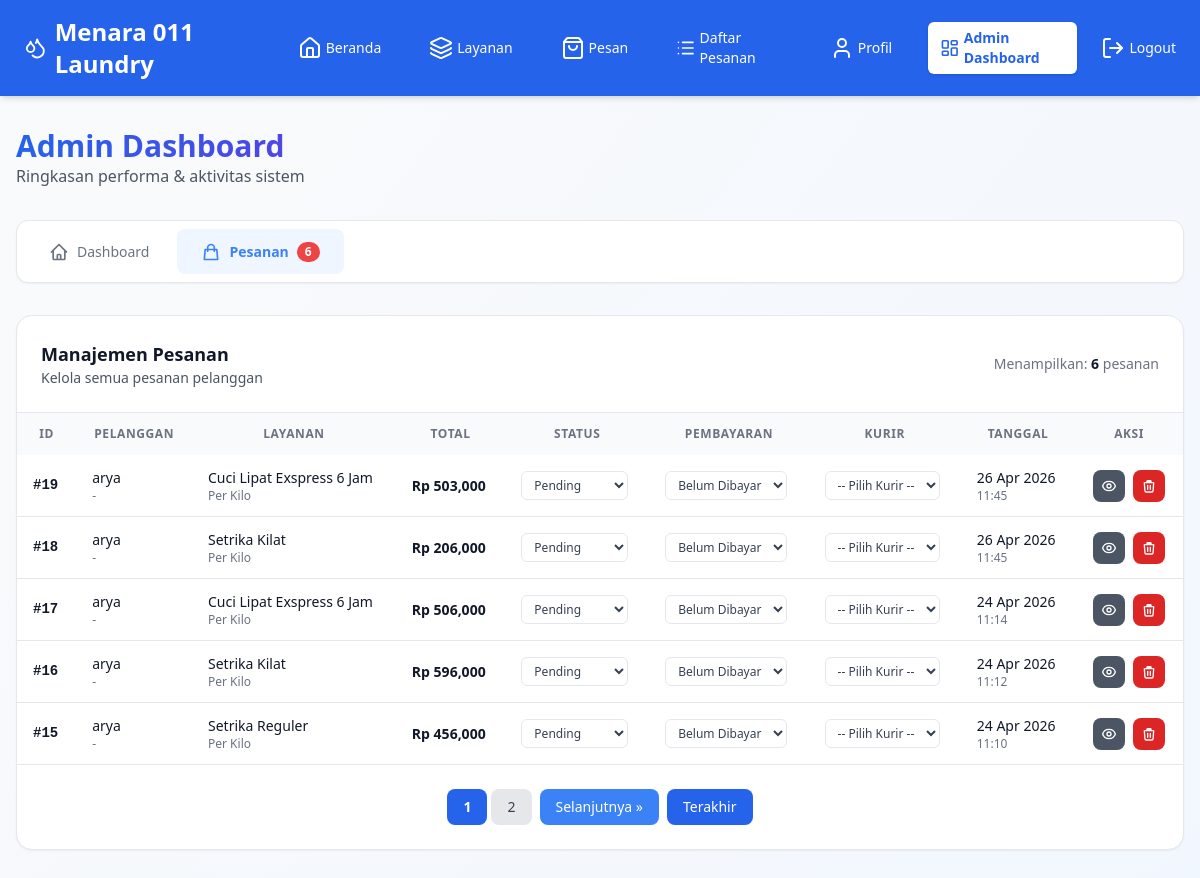
The app's page /accounts/admin/dashboard/?tab=orders&orders_page=1 (signed in) with its own data.
### orders/models.py (models this page shows, shortened)
class Order(models.Model):
    ORDER_STATUS_CHOICES = [
        ('pending', 'Pending'),
        ('picked_up', 'Diambil'),
        ('processing', 'Diproses'),
        ('ready', 'Siap Diantar'),
        ('delivered', 'Selesai'),
        ('cancelled', 'Dibatalkan'),
    ]
    PAYMENT_STATUS_CHOICES = [
        ('unpaid', 'Belum Dibayar'),
        ('paid', 'Dibayar'),
    ]
    PAYMENT_CHOICES = [
        ('cod', 'Bayar di Tempat (COD/Tunai)'),
        ('qris', 'QRIS / Transfer Online'),
    ]
    customer = models.ForeignKey(
        settings.AUTH_USER_MODEL,
        on_delete=models.CASCADE,
        related_name='orders'
    )
    service = models.ForeignKey(Service, on_delete=models.PROTECT, null=True, blank=True)
    notified_customer = models.BooleanField(default=False)
    weight = models.DecimalField(max_digits=6, decimal_places=2, null=True, blank=True)
    price_total = models.DecimalField(max_digits=12, decimal_places=2)
    discount_percent = models.DecimalField(max_digits=5, decimal_places=2, null=True, blank=True)
    pickup_address = models.TextField()
    latitude = models.FloatField()
    longitude = models.FloatField()
    scheduled_pickup = models.DateTimeField()
    order_status = models.CharField(max_length=20, choices=ORDER_STATUS_CHOICES, default='pending')
    payment_status = models.CharField(max_length=20, choices=PAYMENT_STATUS_CHOICES, default='unpaid')
    payment_method = models.CharField(max_length=10, choices=PAYMENT_CHOICES, default='cod')
    snap_token = models.CharField(max_length=255, blank=True, null=True)
    transaction_id = models.CharField(max_length=100, blank=True, null=True)
    created_at = models.DateTimeField(auto_now_add=True)
    updated_at = models.DateTimeField(auto_now=True)
    assigned_courier = models.ForeignKey(
        settings.AUTH_USER_MODEL,
        on_delete=models.SET_NULL,
        null=True,
        blank=True,
        related_name='assigned_orders'
    )
    cart_data = models.JSONField(null=True, blank=True, default=dict)

### accounts/models.py (models this page shows, shortened)
class User(AbstractUser):
    is_customer = models.BooleanField(default=True, verbose_name="Pelanggan")
    is_courier = models.BooleanField(default=False, verbose_name="Kurir")
    is_staff_member = models.BooleanField(default=False, verbose_name="Staff")
    email = models.EmailField(blank=True, null=True, verbose_name="Email")  # Email tidak wajib
    phone = models.CharField(
        max_length=15,  # Maksimal 15 digit untuk nomor HP Indonesia
        unique=True,  # Nomor HP harus unik
        validators=[
            RegexValidator(
                regex=r'^[0-9]{10,15}$',
                message='Nomor HP harus berupa angka dan minimal 10 digit'
            )
        ],
        verbose_name="Nomor WhatsApp"
    )
    address = models.TextField(blank=True, null=True, verbose_name="Alamat")
    is_verified = models.BooleanField(default=False, verbose_name="Terverifikasi")
    class Meta:
        verbose_name = "Pengguna"
        verbose_name_plural = "Pengguna"
        ordering = ['-date_joined']
    def get_full_name(self):
        if self.first_name or self.last_name:
            return f"{self.first_name} {self.last_name}".strip()
        return self.username

### services/models.py (models this page shows, shortened)
class Service(models.Model):
    SERVICE_TYPE_CHOICES = [
        ('per_kilo', 'Per Kilo'),
        ('per_item', 'Per Item'),
    ]
    DURATION_CHOICES = [
        ('reguler', 'Reguler ( -3 hari)'),
        ('kilat', 'Kilat (1 hari)'),
        ('express', 'Express (6 jam)'),
        ('express1', 'Express (3 jam)'),
    ]
    name = models.CharField(max_length=100)
    description = models.TextField(blank=True, null=True)
    price = models.DecimalField(max_digits=10, decimal_places=2)
    type = models.CharField(max_length=20, choices=SERVICE_TYPE_CHOICES)
    duration = models.CharField(max_length=20, choices=DURATION_CHOICES, default='biasa')
    image = models.ImageField(upload_to='service_images/', blank=True, null=True)

### accounts/views.py (the view)
# urls.py: path('admin/dashboard/', views.admin_dashboard, name='admin_dashboard'),
@login_required
def admin_dashboard(request):
    if not request.user.is_staff:
        return redirect('accounts:home')
    active_tab = request.GET.get('tab', 'dashboard')
    total_users = User.objects.count()
    total_orders = Order.objects.count()
    total_services = Service.objects.count()
    couriers = User.objects.filter(is_courier=True)
    total_couriers = couriers.count()
    paid_orders = Order.objects.filter(payment_status="paid")
    total_income = paid_orders.aggregate(total=Sum("price_total"))["total"] or 0
    today = now().date()
    today_income = paid_orders.filter(created_at__date=today).aggregate(total=Sum("price_total"))["total"] or 0
    total_transactions = paid_orders.count()
    income_chart_labels = []
    income_chart_data = []
    for i in range(6, -1, -1):  # 7 hari ke belakang
        day = today - timedelta(days=i)
        income_day = paid_orders.filter(created_at__date=day).aggregate(total=Sum("price_total"))["total"] or 0
        income_chart_labels.append(day.strftime("%d %b"))  # Contoh: "10 Okt"
        income_chart_data.append(float(income_day))
    recent_orders_list = Order.objects.select_related(
        "customer", "service", "assigned_courier"
    ).order_by("-created_at")
    recent_transactions_list = paid_orders.select_related("customer").order_by("-created_at")
    orders_page_number = request.GET.get("orders_page", 1)
    transactions_page_number = request.GET.get("transactions_page", 1)
    orders_paginator = Paginator(recent_orders_list, 5)  # 5 item per halaman
    transactions_paginator = Paginator(recent_transactions_list, 5)
    recent_orders = orders_paginator.get_page(orders_page_number)
    recent_transactions = transactions_paginator.get_page(transactions_page_number)
    context = {
        'active_tab': active_tab,
        "total_users": total_users,
        "total_orders": total_orders,
        "total_services": total_services,
        "total_couriers": total_couriers,
        "total_income": total_income,
        "today_income": today_income,
        "total_transactions": total_transactions,
        "recent_orders": recent_orders,
        "recent_transactions": recent_transactions,
        "couriers": couriers,
        "income_chart_labels": income_chart_labels,
        "income_chart_data": income_chart_data,
        "orders_paginator": orders_paginator,
        "transactions_paginator": transactions_paginator,
    }
    if active_tab == 'orders':
        context['active_tab'] = 'orders'
    return render(request, "accounts/admin_dashboard.html", context)

### accounts/templates/accounts/admin_dashboard.html (shortened to what this page needs)
{% extends 'base.html' %}
{% load static %}
{% load humanize %}
{% block content %}
<div class="min-h-screen bg-gradient-to-br from-gray-50 to-blue-50 py-4 sm:py-8 px-3 sm:px-4"
     x-data="{
       activeTab: '{{ active_tab|default:"dashboard" }}',
       showDetailModal: false,
       selectedOrderId: null,
       showDeleteModal: false,
       deleteOrderId: null,
       deleteOrderNumber: null
     }"
     x-init="
        const urlParams = new URLSearchParams(window.location.search);
        const tabParam = urlParams.get('tab');
        if (tabParam) activeTab = tabParam;
     ">
  <div class="max-w-7xl mx-auto">
    <div class="mb-6 sm:mb-8">
      <div class="flex flex-col sm:flex-row sm:items-center justify-between gap-4">
        <div>
          <h1 class="text-2xl sm:text-3xl font-bold text-gray-900">
            <span class="bg-gradient-to-r from-blue-600 to-indigo-600 bg-clip-text text-transparent">
            </span>
          </h1>
          <p class="text-sm sm:text-base text-gray-600">Ringkasan performa & aktivitas sistem</p>
        </div>
      </div>
    </div>
    <div class="hidden sm:flex gap-1 bg-white p-2 rounded-xl shadow-sm border border-gray-200 mb-8">
      <button @click="activeTab = 'dashboard'"
              :class="activeTab === 'dashboard' ? 'desktop-tab-active' : 'desktop-tab'">
        <svg class="w-5 h-5 mr-2" fill="none" stroke="currentColor" viewBox="0 0 24 24">
          <path stroke-linecap="round" stroke-linejoin="round" stroke-width="2" d="M3 12l2-2m0 0l7-7 7 7M5 10v10a1 1 0 001 1h3m10-11l2 2m-2-2v10a1 1 0 01-1 1h-3m-6 0a1 1 0 001-1v-4a1 1 0 011-1h2a1 1 0 011 1v4a1 1 0 001 1m-6 0h6"/>
        </svg>
        Dashboard
      </button>
      <button @click="activeTab = 'orders'"
              :class="activeTab === 'orders' ? 'desktop-tab-active' : 'desktop-tab'">
        <svg class="w-5 h-5 mr-2" fill="none" stroke="currentColor" viewBox="0 0 24 24">
          <path stroke-linecap="round" stroke-linejoin="round" stroke-width="2" d="M16 11V7a4 4 0 00-8 0v4M5 9h14l1 12H4L5 9z"/>
        </svg>
        Pesanan
        <span class="ml-2 px-2 py-0.5 bg-red-500 text-white text-xs rounded-full">
          {{ recent_orders.paginator.count }}
        </span>
      </button>
    </div>
    <div x-show="activeTab === 'orders'" x-transition>
      <div class="bg-white rounded-xl sm:rounded-2xl shadow-sm border border-gray-200 overflow-hidden">
        <div class="p-4 sm:p-6 border-b border-gray-200">
          <div class="flex flex-col sm:flex-row sm:items-center justify-between gap-4">
            <div>
              <h3 class="text-lg font-bold text-gray-900">Manajemen Pesanan</h3>
              <p class="text-sm text-gray-600">Kelola semua pesanan pelanggan</p>
            </div>
            <div class="flex items-center gap-2">
              <span class="text-sm text-gray-500">
                Menampilkan:
                <span class="font-semibold text-gray-900">{{ recent_orders.paginator.count }}</span> pesanan
              </span>
            </div>
          </div>
        </div>
        <div class="hidden sm:block overflow-x-auto">
          <table class="w-full">
            <thead class="bg-gray-50">
              <tr>
                <th class="table-th">ID</th>
                <th class="table-th">Pelanggan</th>
                <th class="table-th">Layanan</th>
                <th class="table-th">Total</th>
                <th class="table-th">Status</th>
                <th class="table-th">Pembayaran</th>
                <th class="table-th">Kurir</th>
                <th class="table-th">Tanggal</th>
                <th class="table-th text-center">Aksi</th>
              </tr>
            </thead>
            <tbody class="divide-y divide-gray-200">
              {% for order in recent_orders %}
              <tr class="hover:bg-blue-50 transition-colors">
                <td class="table-td">
                  <div class="font-mono font-bold text-gray-900">#{{ order.id }}</div>
                </td>
                <td class="table-td">
                  <div class="font-medium text-gray-900">{{ order.customer.username }}</div>
                  <div class="text-xs text-gray-500">{{ order.customer.email|default:"-" }}</div>
                </td>
                <td class="table-td">
                  <div class="text-sm font-medium text-gray-900">{{ order.service.name }}</div>
                  <div class="text-xs text-gray-500">{{ order.service.get_type_display }}</div>
                </td>
                <td class="table-td">
                  <div class="font-bold text-gray-900">Rp {{ order.price_total|floatformat:0|intcomma }}</div>
                </td>
                <td class="table-td">
                  <form action="{% url 'orders:update_order_status' order.id %}?orders_page={{ request.GET.orders_page|default:1 }}&tab=orders" method="post">
                    <select name="order_status" class="status-select" onchange="this.form.submit()">
                      {% for value, label in order.ORDER_STATUS_CHOICES %}
                        <option value="{{ value }}" {% if order.order_status == value %}selected{% endif %}>{{ label }}</option>
                      {% endfor %}
                    </select>
                  </form>
                </td>
                <td class="table-td">
                  <form action="{% url 'orders:update_payment_status' order.id %}?orders_page={{ request.GET.orders_page|default:1 }}&tab=orders" method="post">
                    <select name="payment_status" class="status-select" onchange="this.form.submit()">
                      {% for value, label in order.PAYMENT_STATUS_CHOICES %}
                        <option value="{{ value }}" {% if order.payment_status == value %}selected{% endif %}>{{ label }}</option>
                      {% endfor %}
                    </select>
                  </form>
                </td>
                <td class="table-td">
                  <form action="{% url 'orders:assign_courier' order.id %}?orders_page={{ request.GET.orders_page|default:1 }}&tab=orders" method="post">
                    <select name="courier" class="status-select" onchange="this.form.submit()">
                      <option value="">-- Pilih Kurir --</option>
                    </select>
                  </form>
                </td>
                <td class="table-td">
                  <div class="text-sm text-gray-900">{{ order.created_at|date:"d M Y" }}</div>
                  <div class="text-xs text-gray-500">{{ order.created_at|time:"H:i" }}</div>
                </td>
                <td class="table-td">
                  <div class="flex justify-center gap-2">
                    <button @click="showDetailModal = true; selectedOrderId = {{ order.id }}"
                            class="admin-action-btn bg-gray-600 hover:bg-gray-700"
                            title="Detail Pesanan">
                    </button>
                    <button type="button"
                            @click="deleteOrderId = {{ order.id }}; deleteOrderNumber = '#{{ order.id }}'; showDeleteModal = true"
                            class="admin-action-btn bg-red-600 hover:bg-red-700"
                            title="Hapus Pesanan">
                      <svg class="w-4 h-4" fill="none" stroke="currentColor" viewBox="0 0 24 24">
                        <path stroke-linecap="round" stroke-linejoin="round" stroke-width="2" d="M19 7l-.867 12.142A2 2 0 0116.138 21H7.862a2 2 0 01-1.995-1.858L5 7m5 4v6m4-6v6M9 7h6m2 0H7m3-3h4a1 1 0 011 1v1H9V5a1 1 0 011-1z"/>
                      </svg>
                    </button>
                  </div>
                </td>
              </tr>
              {% endfor %}
            </tbody>
          </table>
        </div>
        {% if recent_orders.paginator.num_pages > 1 %}
        <div class="p-4 sm:p-6 border-t border-gray-200">
          <div class="hidden sm:flex items-center justify-center gap-2">
            <div class="flex gap-1">
              {% for page_num in recent_orders.paginator.page_range %}
                {% if recent_orders.number == page_num %}
                  <span class="px-4 py-2 bg-blue-600 text-white rounded-lg font-bold text-sm">{{ page_num }}</span>
                {% elif page_num >= recent_orders.number|add:-2 and page_num <= recent_orders.number|add:2 %}
                  <a href="?orders_page={{ page_num }}&tab=orders" class="px-4 py-2 bg-gray-200 text-gray-700 rounded-lg hover:bg-gray-300 transition text-sm">{{ page_num }}</a>
                {% endif %}
              {% endfor %}
            </div>
            {% if recent_orders.has_next %}
              <a href="?orders_page={{ recent_orders.next_page_number }}&tab=orders" class="px-4 py-2 bg-blue-500 text-white rounded-lg hover:bg-blue-600 transition text-sm">Selanjutnya »</a>
              <a href="?orders_page={{ recent_orders.paginator.num_pages }}&tab=orders" class="px-4 py-2 bg-blue-600 text-white rounded-lg hover:bg-blue-700 transition text-sm">Terakhir</a>
            {% endif %}
          </div>
        </div>
        {% endif %}
      </div>
    </div>
  </div>
</div>
{% endblock %}

### records on screen
Order: id "19", customer.username "arya", customer.email "-", service.name "Cuci Lipat Exspress 6 Jam", service.type "Per Kilo", price_total "503,000", order_status "Pending", payment_status "Belum Dibayar", created_at "26 Apr 2026", created_at "11:45"
Order: id "18", customer.username "arya", customer.email "-", service.name "Setrika Kilat", service.type "Per Kilo", price_total "206,000", order_status "Pending", payment_status "Belum Dibayar", created_at "26 Apr 2026", created_at "11:45"
Order: id "17", customer.username "arya", customer.email "-", service.name "Cuci Lipat Exspress 6 Jam", service.type "Per Kilo", price_total "506,000", order_status "Pending", payment_status "Belum Dibayar", created_at "24 Apr 2026", created_at "11:14"
Order: id "16", customer.username "arya", customer.email "-", service.name "Setrika Kilat", service.type "Per Kilo", price_total "596,000", order_status "Pending", payment_status "Belum Dibayar", created_at "24 Apr 2026", created_at "11:12"
Order: id "15", customer.username "arya", customer.email "-", service.name "Setrika Reguler", service.type "Per Kilo", price_total "456,000", order_status "Pending", payment_status "Belum Dibayar", created_at "24 Apr 2026", created_at "11:10"

### other values on screen
{{ recent_orders.paginator.count }} "6"
{{ page_num }} "1"
{{ page_num }} "2"
